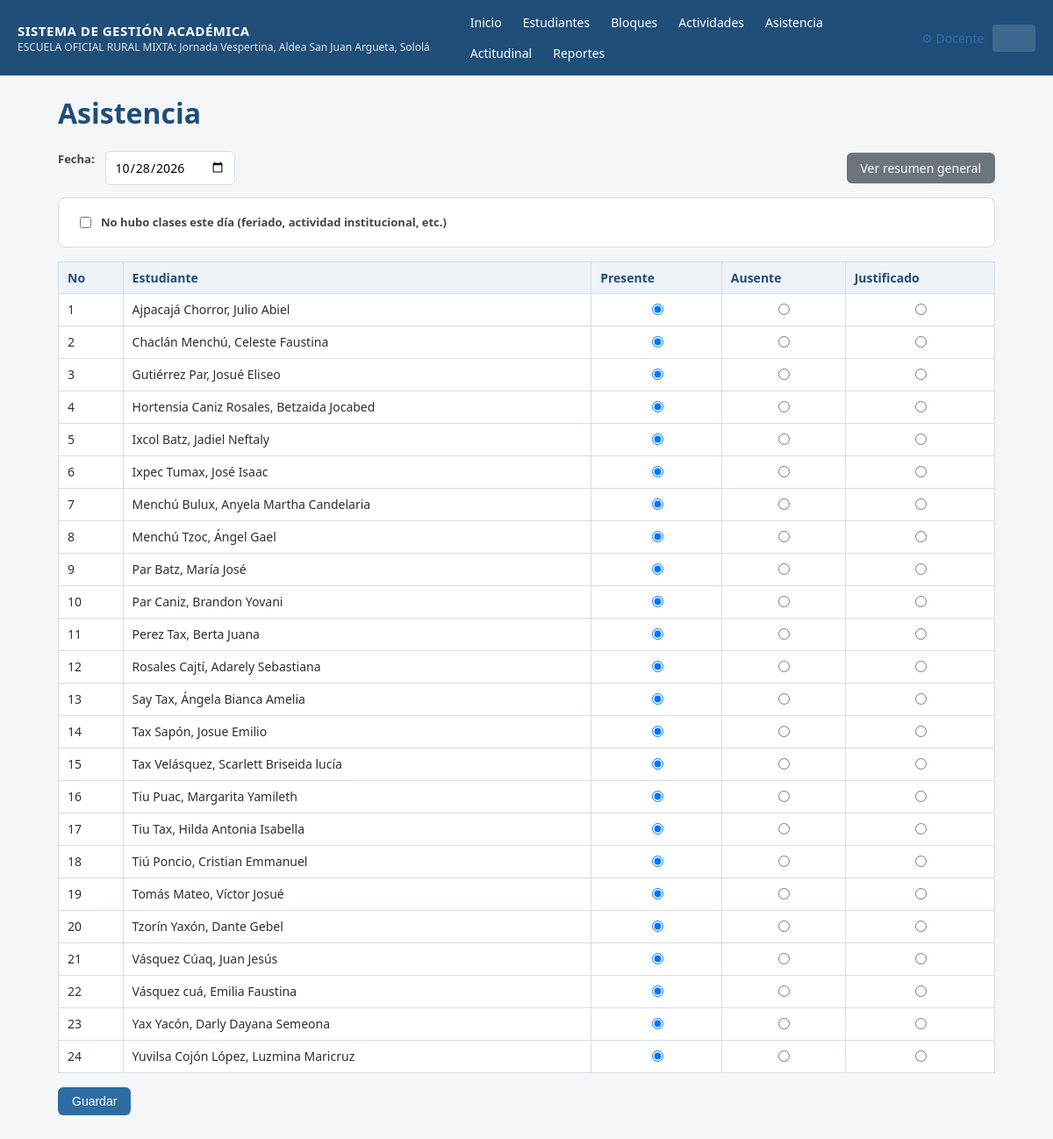
The page /asistencia (signed in) on the database its author committed.
### tables this page shows
CREATE TABLE configuracion (
    clave TEXT PRIMARY KEY,
    valor TEXT
);

CREATE TABLE estudiantes (
    id INTEGER PRIMARY KEY AUTOINCREMENT,
    clave TEXT UNIQUE NOT NULL,
    nombres TEXT NOT NULL,
    apellidos TEXT NOT NULL,
    grado TEXT NOT NULL DEFAULT 'Segundo Grado',
    seccion TEXT NOT NULL DEFAULT 'A',
    estado TEXT NOT NULL DEFAULT 'activo'
);

### app.py (the view, shortened to what this page needs)
@app.route("/asistencia", methods=["GET", "POST"])
@login_required
def asistencia():
    fecha = request.args.get("fecha") or date.today().isoformat()
    estudiantes = query(
        "SELECT * FROM estudiantes WHERE estado='activo' ORDER BY apellidos, nombres"
    )
    registros = query("SELECT estudiante_id, estado FROM asistencia WHERE fecha=?", (fecha,))
    estados = {r["estudiante_id"]: r["estado"] for r in registros}
    dia_no_lectivo = query("SELECT * FROM dias_no_lectivos WHERE fecha=?", (fecha,), one=True)
    return render_template(
        "asistencia.html", estudiantes=estudiantes, fecha=fecha, estados=estados,
        dia_no_lectivo=dia_no_lectivo,
    )

### app.py (called while the page is built)
def get_db():
    if "db" not in g:
        g.db = sqlite3.connect(DB_PATH)
        g.db.row_factory = sqlite3.Row
        g.db.execute("PRAGMA foreign_keys = ON")
    return g.db

def query(sql, args=(), one=False):
    cur = get_db().execute(sql, args)
    rows = cur.fetchall()
    return (rows[0] if rows else None) if one else rows

def login_required(view):
    @wraps(view)
    def wrapped(*args, **kwargs):
        if not session.get("usuario_id"):
            return redirect(url_for("login"))
        return view(*args, **kwargs)
    return wrapped

@app.context_processor
def inject_globals():
    cfg = {row["clave"]: row["valor"] for row in query("SELECT clave, valor FROM configuracion")}
    return dict(config=cfg, docente_nombre=session.get("nombre"))

### templates/asistencia.html (shortened to what this page needs)
{% extends "base.html" %}
{% block content %}
<h1>Asistencia</h1>
<div class="toolbar">
    <form method="get">
        <label style="margin-right:6px">Fecha:</label>
        <input type="date" name="fecha" value="{{ fecha }}" onchange="this.form.submit()">
    </form>
    <a class="btn btn-secondary" href="{{ url_for('asistencia_resumen') }}">Ver resumen general</a>
</div>
<form method="post" id="form-asistencia">
<div class="card" style="margin-bottom:16px">
    <label style="display:flex; align-items:center; gap:8px; font-weight:600;">
        <input type="checkbox" name="no_hubo_clases" id="no_hubo_clases"
               {{ 'checked' if dia_no_lectivo else '' }} onchange="toggleNoHuboClases()">
        No hubo clases este día (feriado, actividad institucional, etc.)
    </label>
</div>
<table id="tabla-asistencia">
    <tr><th>No</th><th>Estudiante</th><th>Presente</th><th>Ausente</th><th>Justificado</th></tr>
    {% for e in estudiantes %}
    <tr>
        <td>{{ loop.index }}</td>
        <td>{{ e.apellidos }}, {{ e.nombres }}</td>
        <td style="text-align:center">
            <input type="radio" name="estado_{{ e.id }}" value="Presente" class="radio-asistencia"
                   {{ 'checked' if estados.get(e.id, 'Presente') == 'Presente' else '' }}>
        </td>
        <td style="text-align:center">
            <input type="radio" name="estado_{{ e.id }}" value="Ausente" class="radio-asistencia"
                   {{ 'checked' if estados.get(e.id) == 'Ausente' else '' }}>
        </td>
        <td style="text-align:center">
            <input type="radio" name="estado_{{ e.id }}" value="Justificado" class="radio-asistencia"
                   {{ 'checked' if estados.get(e.id) == 'Justificado' else '' }}>
        </td>
    </tr>
    {% else %}
    <tr><td colspan="5">No hay estudiantes activos registrados.</td></tr>
    {% endfor %}
</table>
<div class="actions-row">
    <button class="btn" type="submit">Guardar</button>
</div>
</form>
{% endblock %}

### templates/base.html (shortened to what this page needs)
<!DOCTYPE html>
<html lang="es">
<head>
<link rel="stylesheet" href="{{ url_for('static', filename='style.css') }}">
</head>
<body>
{% if session.get('usuario_id') %}
<header class="topbar no-print">
    <div class="brand">
        <span class="brand-title">SISTEMA DE GESTIÓN ACADÉMICA</span>
        <span class="brand-sub">{{ config.get('nombre_establecimiento','') }}</span>
    </div>
    <nav>
        <a href="{{ url_for('dashboard') }}">Inicio</a>
        <a href="{{ url_for('estudiantes_lista') }}">Estudiantes</a>
        <a href="{{ url_for('bloques') }}">Bloques</a>
        <a href="{{ url_for('actividades_lista') }}">Actividades</a>
        <a href="{{ url_for('asistencia') }}">Asistencia</a>
        <a href="{{ url_for('actitudinal') }}">Actitudinal</a>
        <a href="{{ url_for('reportes_index') }}">Reportes</a>
    </nav>
    <div class="user-box">
        <a href="{{ url_for('configuracion') }}" title="Mi cuenta y áreas/cursos">⚙ {{ docente_nombre }}</a>
        <a href="{{ url_for('logout') }}" class="logout">Salir</a>
    </div>
</header>
{% endif %}
<main class="container">
    {% block content %}{% endblock %}
</main>
</body>
</html>

### static/style.css (style rules this page uses)
:root { --azul: #1f4e79; --azul-claro: #2e6da4; --gris: #f4f6f8; --borde: #d7dde3; --verde: #2e7d32; --rojo: #c62828; --texto: #2b2f33; }
* { box-sizing: border-box; }
body { margin: 0; font-family: "Segoe UI", Arial, sans-serif; background: var(--gris); color: var(--texto); }
a { color: var(--azul-claro); text-decoration: none; }
.topbar { background: var(--azul); color: #fff; display: flex; align-items: center; flex-wrap: wrap; gap: 16px; padding: 10px 20px; }
.brand { display: flex; flex-direction: column; margin-right: 20px; }
.brand-title { font-weight: 700; font-size: 15px; letter-spacing: .5px; }
.brand-sub { font-size: 12px; opacity: .85; }
.topbar nav { display: flex; flex-wrap: wrap; gap: 4px; flex: 1; }
.topbar nav a { color: #fff; padding: 6px 10px; border-radius: 4px; font-size: 14px; }
.user-box { display: flex; align-items: center; gap: 10px; font-size: 14px; }
.logout { background: rgba(255,255,255,.15); padding: 6px 10px; border-radius: 4px; }
.container { max-width: 1100px; margin: 20px auto; padding: 0 16px 60px; }
h1, h2, h3 { color: var(--azul); }
.card { background: #fff; border: 1px solid var(--borde); border-radius: 8px; padding: 18px 20px; margin-bottom: 20px; }
.toolbar { display: flex; justify-content: space-between; align-items: center; flex-wrap: wrap; gap: 10px; margin-bottom: 14px; }
.toolbar form { display: flex; gap: 6px; }
table { border-collapse: collapse; width: 100%; background: #fff; font-size: 14px; }
table th, table td { border: 1px solid var(--borde); padding: 8px 10px; text-align: left; }
table th { background: #eef3f8; color: var(--azul); }
.btn { display: inline-block; background: var(--azul-claro); color: #fff; border: none; padding: 8px 16px; border-radius: 6px; cursor: pointer; font-size: 14px; }
.btn-secondary { background: #6c757d; }
label { font-size: 13px; font-weight: 600; color: #444; }
input, select, textarea { padding: 8px 10px; border: 1px solid var(--borde); border-radius: 6px; font-size: 14px; font-family: inherit; }
.actions-row { margin-top: 16px; display: flex; gap: 10px; }

### rows shown on the page
configuracion: get "ESCUELA OFICIAL RURAL MIXTA: Jornada Vespertina, Aldea San Juan Argueta, Sololá"
estudiantes: apellidos "Ajpacajá Chorror", nombres "Julio Abiel"
estudiantes: apellidos "Chaclán Menchú", nombres "Celeste Faustina"
estudiantes: apellidos "Gutiérrez Par", nombres "Josué Eliseo"
estudiantes: apellidos "Hortensia Caniz Rosales", nombres "Betzaida Jocabed"
estudiantes: apellidos "Ixcol Batz", nombres "Jadiel Neftaly"
estudiantes: apellidos "Ixpec Tumax", nombres "José Isaac"
estudiantes: apellidos "Menchú Bulux", nombres "Anyela Martha Candelaria"
estudiantes: apellidos "Menchú Tzoc", nombres "Ángel Gael"
estudiantes: apellidos "Par Batz", nombres "María José"
estudiantes: apellidos "Par Caniz", nombres "Brandon Yovani"
estudiantes: apellidos "Perez Tax", nombres "Berta Juana"
estudiantes: apellidos "Rosales Cajtí", nombres "Adarely Sebastiana"
estudiantes: apellidos "Say Tax", nombres "Ángela Bianca Amelia"
estudiantes: apellidos "Tax Sapón", nombres "Josue Emilio"
estudiantes: apellidos "Tax Velásquez", nombres "Scarlett Briseida lucía"
estudiantes: apellidos "Tiu Puac", nombres "Margarita Yamileth"
estudiantes: apellidos "Tiu Tax", nombres "Hilda Antonia Isabella"
estudiantes: apellidos "Tiú Poncio", nombres "Cristian Emmanuel"
estudiantes: apellidos "Tomás Mateo", nombres "Víctor Josué"
estudiantes: apellidos "Tzorín Yaxón", nombres "Dante Gebel"
estudiantes: apellidos "Vásquez Cúaq", nombres "Juan Jesús"
estudiantes: apellidos "Vásquez cuá", nombres "Emilia Faustina"
estudiantes: apellidos "Yax Yacón", nombres "Darly Dayana Semeona"
estudiantes: apellidos "Yuvilsa Cojón López", nombres "Luzmina Maricruz"

### other values the page prints
{{ docente_nombre }} "Docente"
